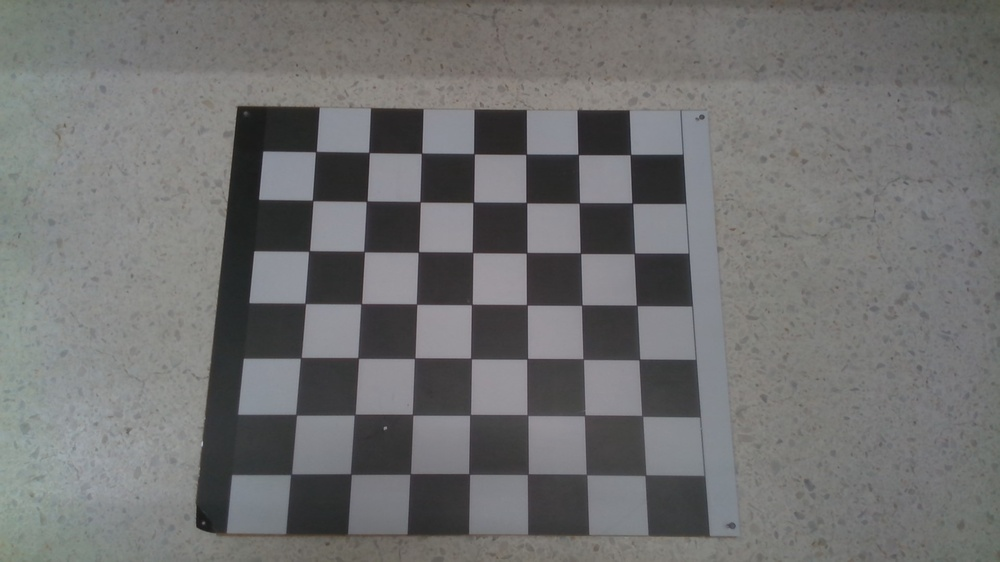
#> input picture calibration/WIN_20230810_19_24_13_Pro.jpg, 1000 x 562 px, shrunk from 1920 x 1080 before the run, given in place of the camera
$ python coopilot.py
#> lines starting #> are read from the running program, lines starting #| are printed output that depends on the picture; after the words box and inside, x2 and y2 are one past the last pixel; in counts of white or black regions, pixels touching at a corner belong together
# Import the required modules
import cv2
import numpy as np

# Define a function to detect moving points in a video
def detect_moving_points (video):
  # Create a background subtractor object
  bg_subtractor = cv2.createBackgroundSubtractorMOG2 ()

  # Loop over the frames of the video
  while True:
    # Read the next frame
    ret, frame = video.read ()
#> frame is the input picture: shape (562, 1000, 3); mean B, G, R 112.5, 112.7, 112.5

    # If the frame is None, break the loop
    if frame is None:
      break

    # Convert the frame to grayscale
    gray = cv2.cvtColor (frame, cv2.COLOR_BGR2GRAY)

    # Apply the background subtractor to get the foreground mask
    fg_mask = bg_subtractor.apply (gray)
#> fg_mask: shape (562, 1000); every value is 127

    # Find the contours of the foreground mask
    contours, _ = cv2.findContours (fg_mask, cv2.RETR_EXTERNAL, cv2.CHAIN_APPROX_SIMPLE)
#> contours = [[[0, 0], [0, 561], [999, 561], [999, 0]]]

    # Loop over the contours
    for contour in contours:
      # Get the bounding rectangle of the contour
      x, y, w, h = cv2.boundingRect (contour)

      # Draw a red rectangle around the contour on the original frame
      cv2.rectangle (frame, (x, y), (x + w, y + h), (0, 0, 255), 2)
#> this loop made 1 pass
#> (contour, x, y, w, h) on pass 1: ([[0, 0], [0, 561], [999, 561], [999, 0]], 0, 0, 1000, 562)
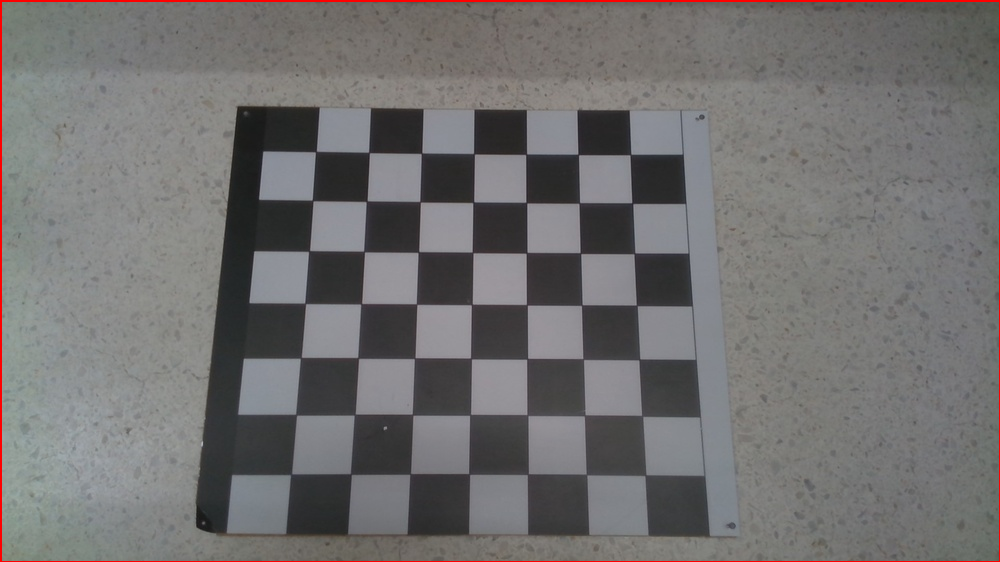
#> frame: shape (562, 1000, 3); 0.83% of pixels changed, all inside (x1, y1, x2, y2) = (0, 0, 1000, 562)

    # Show the original frame with the detected moving points
    cv2.imshow ('Frame', frame)

    # Wait for a key press or 30 ms
    key = cv2.waitKey (30)
#> (key Esc is pressed here)

    # If the key is 'q', break the loop
    if key == ord ('q'):
      break

  # Release the video object and destroy all windows
  video.release ()
  cv2.destroyAllWindows ()

# Create a video object from a file or a camera
video = cv2.VideoCapture (0)
# video = cv2.VideoCapture (0)

# Call the function to detect moving points in the video
detect_moving_points (video)

$ run again, on calibration/WIN_20230810_19_24_15_Pro.jpg
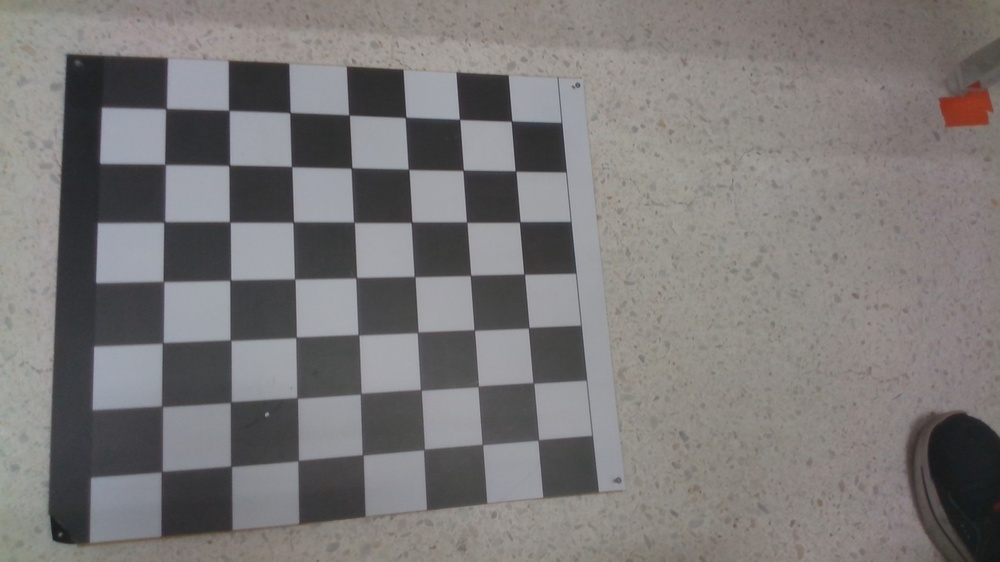
#> input picture calibration/WIN_20230810_19_24_15_Pro.jpg, 1000 x 562 px, shrunk from 1920 x 1080 before the run, given in place of the camera
#> in detect_moving_points, frame is the input picture: shape (562, 1000, 3); mean B, G, R 119.9, 120.3, 123.2
#> fg_mask: shape (562, 1000); every value is 127
#> contours = [[[0, 0], [0, 561], [999, 561], [999, 0]]]
#> the loop in detect_moving_points, `for contour in contours:` made 1 pass
#> (contour, x, y, w, h) on pass 1: ([[0, 0], [0, 561], [999, 561], [999, 0]], 0, 0, 1000, 562)
#> after the loop in detect_moving_points, `for contour in contours:`:
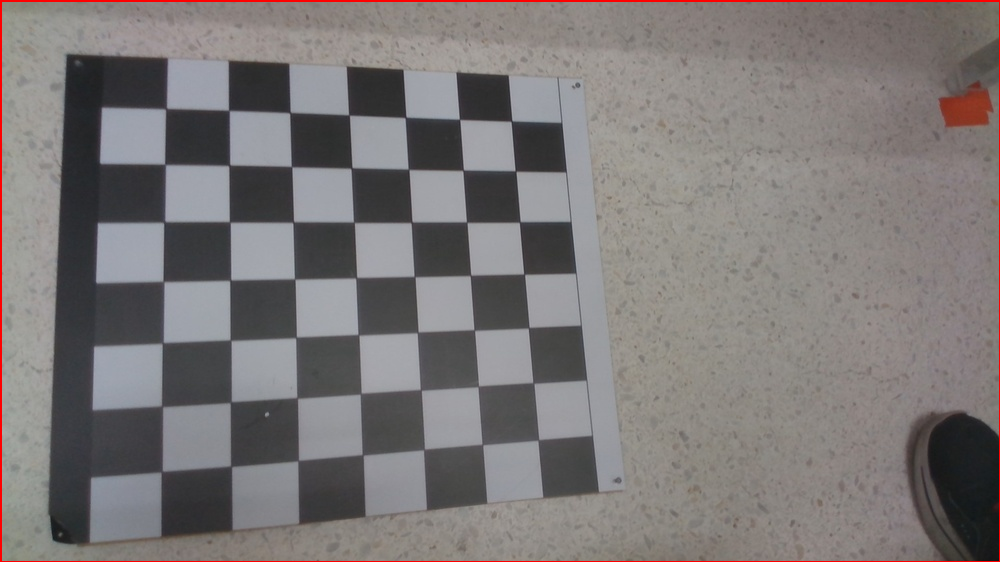
#> frame: shape (562, 1000, 3); 0.83% of pixels changed, all inside (x1, y1, x2, y2) = (0, 0, 1000, 562)

$ run again, on calibration/WIN_20230810_19_24_17_Pro.jpg
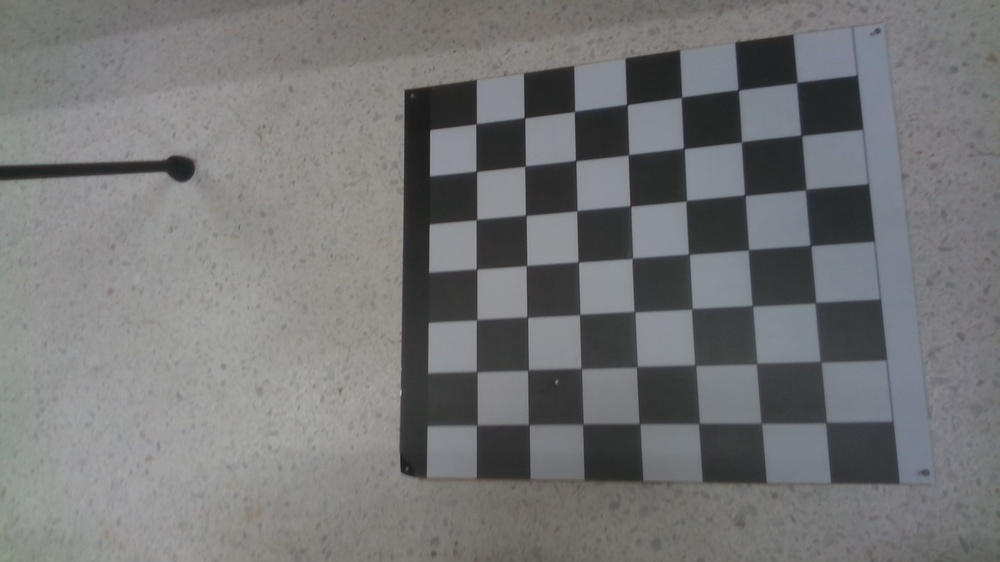
#> input picture calibration/WIN_20230810_19_24_17_Pro.jpg, 1000 x 562 px, shrunk from 1920 x 1080 before the run, given in place of the camera
#> in detect_moving_points, frame is the input picture: shape (562, 1000, 3); mean B, G, R 118.2, 117.5, 117
#> fg_mask: shape (562, 1000); every value is 127
#> contours = [[[0, 0], [0, 561], [999, 561], [999, 0]]]
#> the loop in detect_moving_points, `for contour in contours:` made 1 pass
#> (contour, x, y, w, h) on pass 1: ([[0, 0], [0, 561], [999, 561], [999, 0]], 0, 0, 1000, 562)
#> after the loop in detect_moving_points, `for contour in contours:`:
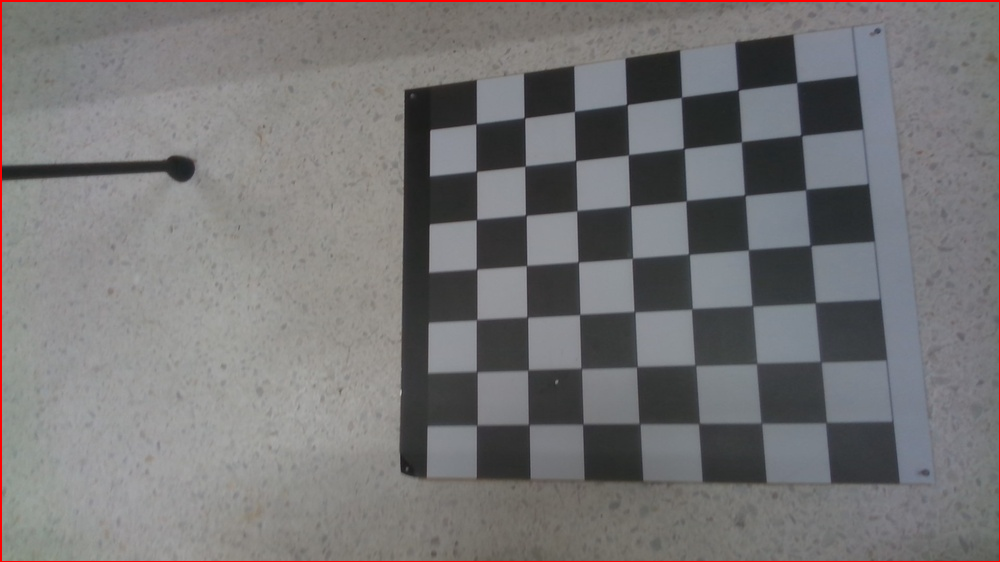
#> frame: shape (562, 1000, 3); 0.83% of pixels changed, all inside (x1, y1, x2, y2) = (0, 0, 1000, 562)

$ run again, on calibration/WIN_20230810_19_24_18_Pro.jpg
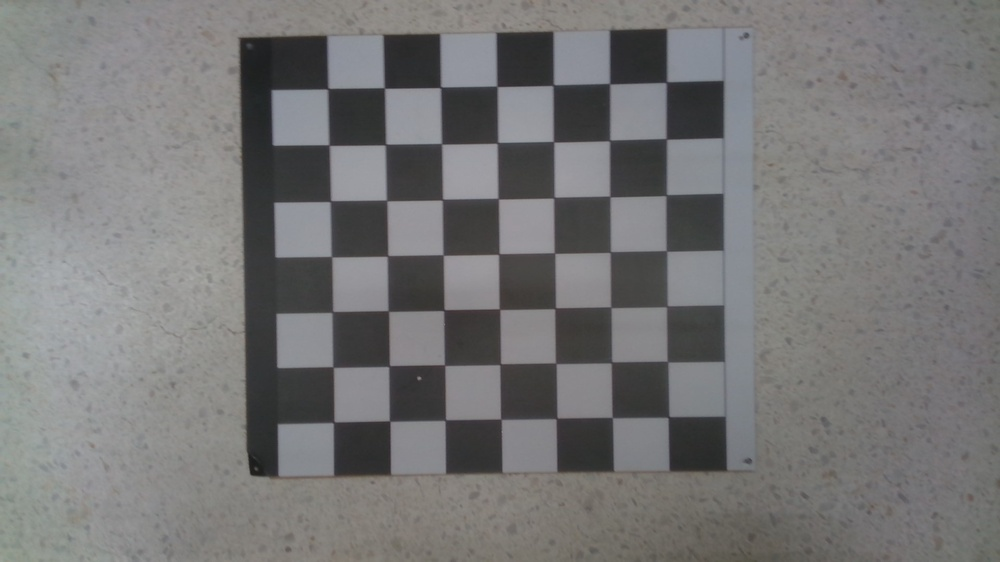
#> input picture calibration/WIN_20230810_19_24_18_Pro.jpg, 1000 x 562 px, shrunk from 1920 x 1080 before the run, given in place of the camera
#> in detect_moving_points, frame is the input picture: shape (562, 1000, 3); mean B, G, R 118.2, 118.1, 118.6
#> fg_mask: shape (562, 1000); every value is 127
#> contours = [[[0, 0], [0, 561], [999, 561], [999, 0]]]
#> the loop in detect_moving_points, `for contour in contours:` made 1 pass
#> (contour, x, y, w, h) on pass 1: ([[0, 0], [0, 561], [999, 561], [999, 0]], 0, 0, 1000, 562)
#> after the loop in detect_moving_points, `for contour in contours:`:
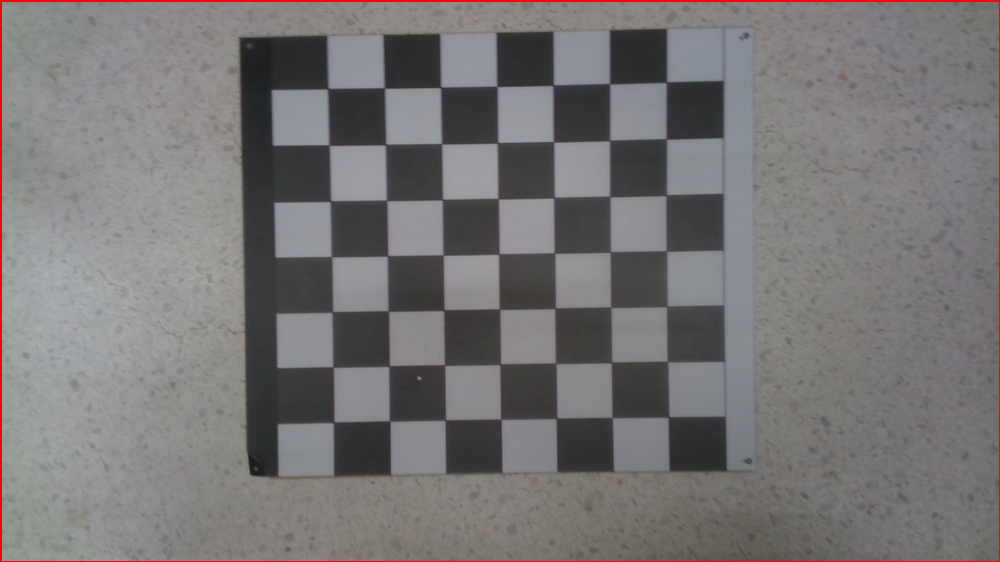
#> frame: shape (562, 1000, 3); 0.83% of pixels changed, all inside (x1, y1, x2, y2) = (0, 0, 1000, 562)
